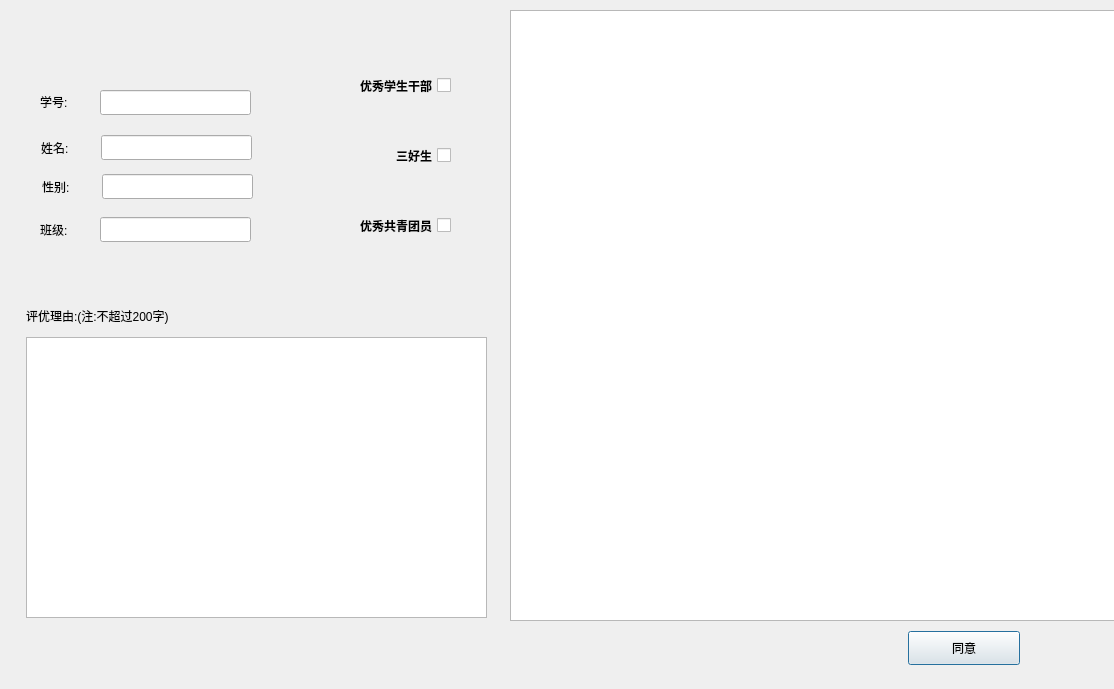
<?xml version="1.0" encoding="UTF-8"?>
<ui version="4.0">
 <class>AuditManage</class>
 <widget class="QDialog" name="AuditManage">
  <property name="geometry">
   <rect>
    <x>0</x>
    <y>0</y>
    <width>1114</width>
    <height>689</height>
   </rect>
  </property>
  <property name="windowTitle">
   <string>审核管理</string>
  </property>
  <widget class="QLineEdit" name="classEdit">
   <property name="geometry">
    <rect>
     <x>100</x>
     <y>217</y>
     <width>151</width>
     <height>25</height>
    </rect>
   </property>
  </widget>
  <widget class="QPlainTextEdit" name="textEdit">
   <property name="geometry">
    <rect>
     <x>26</x>
     <y>337</y>
     <width>461</width>
     <height>281</height>
    </rect>
   </property>
  </widget>
  <widget class="QLabel" name="label_4">
   <property name="geometry">
    <rect>
     <x>41</x>
     <y>139</y>
     <width>81</width>
     <height>18</height>
    </rect>
   </property>
   <property name="text">
    <string>姓名:</string>
   </property>
  </widget>
  <widget class="QLineEdit" name="nameEdit">
   <property name="geometry">
    <rect>
     <x>101</x>
     <y>135</y>
     <width>151</width>
     <height>25</height>
    </rect>
   </property>
  </widget>
  <widget class="QLabel" name="label_2">
   <property name="geometry">
    <rect>
     <x>40</x>
     <y>93</y>
     <width>81</width>
     <height>18</height>
    </rect>
   </property>
   <property name="text">
    <string>学号:</string>
   </property>
  </widget>
  <widget class="QLabel" name="label_8">
   <property name="geometry">
    <rect>
     <x>26</x>
     <y>307</y>
     <width>231</width>
     <height>18</height>
    </rect>
   </property>
   <property name="text">
    <string>评优理由:(注:不超过200字)</string>
   </property>
  </widget>
  <widget class="QTableView" name="tableView">
   <property name="geometry">
    <rect>
     <x>510</x>
     <y>10</y>
     <width>611</width>
     <height>611</height>
    </rect>
   </property>
  </widget>
  <widget class="QPushButton" name="okBtn">
   <property name="geometry">
    <rect>
     <x>908</x>
     <y>631</y>
     <width>112</width>
     <height>34</height>
    </rect>
   </property>
   <property name="text">
    <string>同意</string>
   </property>
  </widget>
  <widget class="QLabel" name="label_5">
   <property name="geometry">
    <rect>
     <x>40</x>
     <y>221</y>
     <width>81</width>
     <height>18</height>
    </rect>
   </property>
   <property name="text">
    <string>班级:</string>
   </property>
  </widget>
  <widget class="QLineEdit" name="idEdit">
   <property name="geometry">
    <rect>
     <x>100</x>
     <y>90</y>
     <width>151</width>
     <height>25</height>
    </rect>
   </property>
  </widget>
  <widget class="QCheckBox" name="SHSchkBox">
   <property name="geometry">
    <rect>
     <x>320</x>
     <y>130</y>
     <width>131</width>
     <height>51</height>
    </rect>
   </property>
   <property name="font">
    <font>
     <weight>75</weight>
     <bold>true</bold>
    </font>
   </property>
   <property name="layoutDirection">
    <enum>Qt::RightToLeft</enum>
   </property>
   <property name="text">
    <string>三好生</string>
   </property>
  </widget>
  <widget class="QCheckBox" name="XXGBchkBox">
   <property name="geometry">
    <rect>
     <x>300</x>
     <y>60</y>
     <width>151</width>
     <height>51</height>
    </rect>
   </property>
   <property name="font">
    <font>
     <weight>75</weight>
     <bold>true</bold>
    </font>
   </property>
   <property name="layoutDirection">
    <enum>Qt::RightToLeft</enum>
   </property>
   <property name="text">
    <string>优秀学生干部</string>
   </property>
  </widget>
  <widget class="QCheckBox" name="GQTYchkBox">
   <property name="geometry">
    <rect>
     <x>290</x>
     <y>200</y>
     <width>161</width>
     <height>51</height>
    </rect>
   </property>
   <property name="font">
    <font>
     <weight>75</weight>
     <bold>true</bold>
    </font>
   </property>
   <property name="layoutDirection">
    <enum>Qt::RightToLeft</enum>
   </property>
   <property name="text">
    <string>优秀共青团员</string>
   </property>
  </widget>
  <widget class="QLineEdit" name="genderEdit">
   <property name="geometry">
    <rect>
     <x>102</x>
     <y>174</y>
     <width>151</width>
     <height>25</height>
    </rect>
   </property>
  </widget>
  <widget class="QLabel" name="label_6">
   <property name="geometry">
    <rect>
     <x>42</x>
     <y>178</y>
     <width>81</width>
     <height>18</height>
    </rect>
   </property>
   <property name="text">
    <string>性别:</string>
   </property>
  </widget>
 </widget>
 <resources/>
 <connections/>
</ui>
